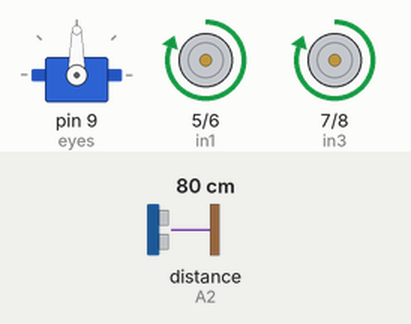
This sketch was run on a simulated Arduino Uno, built with avr-gcc and run on an emulated ATmega328P. Shown: servo, motor-driver pin pairs drawn as motors (green arrow = first pin HIGH = forward, orange = second pin HIGH = backward, longer = more drive, scaled by the enable pin). The test bench sets the inputs (shaded band); at power-on: distance to the obstacle (sensor on A2) 80 cm. The echo pulse lasts 58.3 µs per cm.

Above: at 1.2 s.
1.3 s: distance to the obstacle (sensor on A2) set to 27 cm
2.8 s: distance to the obstacle (sensor on A2) set to 22 cm
At 3.6 s:
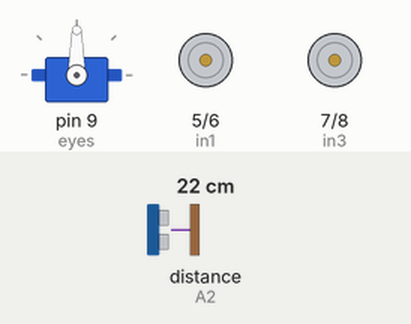
5.8 s: distance to the obstacle (sensor on A2) set to 2 cm
8.8 s: distance to the obstacle (sensor on A2) set to 35 cm
At 10.9 s:
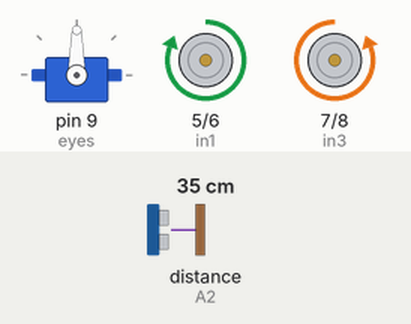
11.8 s: distance to the obstacle (sensor on A2) set to 4 cm
At 14.0 s:
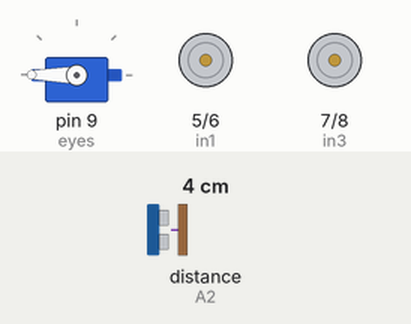
Timing chart, 0 to 15.8 s (numbered marks = the images above; inputs shaded):
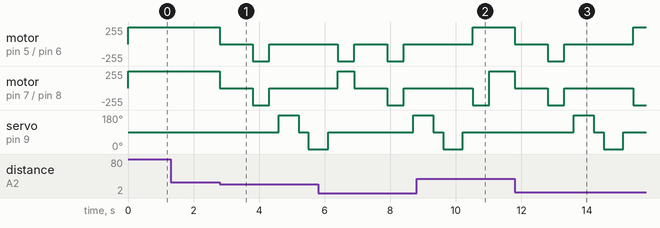

Measured:
- the behaviour switches between 26 and 25 cm on distance to the obstacle (sensor on A2) (found by bisection; images 0 and 1)
- after the input at 1.3 s, every drawn part: stays the same
- after the input at 2.8 s, motor on pin 5 (in1) / pin 6 (in2), motor on pin 7 (in3) / pin 8 (in4): forward 255/255 → stopped at once, → backward 255/255 1.0 s later, → stopped 0.50 s later; servo on pin 9 (eyes): 90° → 180° after 1.8 s, → 90° 0.60 s later, → 0° 0.30 s later
- after the input at 8.8 s, motor on pin 5 (in1) / pin 6 (in2): goes on until 10.5 s, then stays forward 255/255
- after the input at 11.8 s, motor on pin 5 (in1) / pin 6 (in2): forward 255/255 → stopped at once, → backward 255/255 1.0 s later, → stopped 0.50 s later, → forward 255/255 2.1 s later; motor on pin 7 (in3) / pin 8 (in4): forward 255/255 → stopped at once, → backward 255/255 1.0 s later, → stopped 0.50 s later, → backward 255/255 2.1 s later

The sketch:

ROAMcode.ino
```cpp
#include <NewPing.h>
#include <Servo.h>

#define trig_pin A1 //analog input 1 for ultrasonic trigger
#define echo_pin A2 //analog input 2 for ultrasonic echo
#define maximum_distance 200

NewPing pupils(trig_pin, echo_pin, maximum_distance);
Servo eyes;

const int enA = 11;
const int enB = 10;
const int in1 = 5; // motor A forward
const int in2 = 6; // motor A reverse
const int in3 = 7; // motor B forward
const int in4 = 8; // motor B reverse

int distance = 0; // forward distance
boolean isForward = false;

void setup() {
  // Attaches power to hardware through Arduino pins
  eyes.attach(9);
  eyes.write(90);
  pinMode(enA, OUTPUT);
  pinMode(enB, OUTPUT);
  pinMode(in1, OUTPUT);
  pinMode(in2, OUTPUT);
  pinMode(in3, OUTPUT);
  pinMode(in4, OUTPUT);

  // At setup, all motors are stopped
  digitalWrite(in1, LOW);
  digitalWrite(in2, LOW);
  digitalWrite(in3, LOW);
  digitalWrite(in4, LOW);
}

void loop() {
  int d1 = 0; // distance to left
  int d2 = 0; // distance to right
  if (distance <= 25 && distance != 0) {
    // move ROAM away from the obstacle
    motorStop();
    delay(1000);
    motorBackward();
    delay(500);
    motorStop();
    delay(300);
    // begin looking left and right sequence
    d1 = lookLeft();
    delay(300);
    d2 = lookRight();
    delay(300);
    // left distance is greater than or equal to right
    if (d2 >= d1) {
      motorRight();
      motorStop();
    }
    else {
      motorLeft();
      motorStop();
    }
  }
  // no delay due to indefinite forward
  else {
    motorForward();
  }
  // read distance
  distance = int(eyesSee());
}

int lookLeft() {
  eyes.write(180);
  delay(500);
  int d = int(eyesSee());
  delay(100);
  eyes.write(90);
  return d;
}

int lookRight() {
  eyes.write(0);
  delay(500);
  int d = int(eyesSee());
  delay(100);
  eyes.write(90);
  return d;
}

/**
 * Stops all motors
 */
void motorStop() {
  digitalWrite(in1, LOW);
  digitalWrite(in2, LOW);
  digitalWrite(in3, LOW);
  digitalWrite(in4, LOW);
}

/**
 * Turns the wheels to move ROAM forward
 */
void motorForward() {
  // Set motors to maximum speed
  // PWM value ranges from 0 to 255
  analogWrite(enA, 255);
  analogWrite(enB, 255);

  if (!isForward) {
    // Turn on motor A & B forward
    isForward = true;
    digitalWrite(in1, HIGH);
    digitalWrite(in2, LOW);
    digitalWrite(in3, HIGH);
    digitalWrite(in4, LOW);
  }
}

/**
 * Turns the wheels to move ROAM backward
 */
void motorBackward() {
  // Set motors to maximum speed
  // PWM value ranges from 0 to 255
  analogWrite(enA, 255);
  analogWrite(enB, 255);

  isForward = false;
  // Turn on motor A & B reverse
  digitalWrite(in1, LOW);
  digitalWrite(in2, HIGH);
  digitalWrite(in3, LOW);
  digitalWrite(in4, HIGH);
}

/**
 * Turns the wheels to move ROAM so he faces left
 */
void motorRight() {
  // Set motors to maximum speed
  // PWM value ranges from 0 to 255
  analogWrite(enA, 255);
  analogWrite(enB, 255);

  // Turn on motor A & B to go left
  digitalWrite(in1, HIGH);
  digitalWrite(in2, LOW);
  digitalWrite(in3, LOW);
  digitalWrite(in4, HIGH);
  delay(500);
  digitalWrite(in1, HIGH);
  digitalWrite(in2, LOW);
  digitalWrite(in3, HIGH);
  digitalWrite(in4, LOW);
}

/**
 * Turns the wheels to move ROAM so he faces right
 */
void motorLeft() {
  // Set motors to maximum speed
  // PWM value ranges from 0 to 255
  analogWrite(enA, 255);
  analogWrite(enB, 255);

  // Turn on motor A & B to go right
  digitalWrite(in1, LOW);
  digitalWrite(in2, HIGH);
  digitalWrite(in3, HIGH);
  digitalWrite(in4, LOW);
  delay(500);
  digitalWrite(in1, HIGH);
  digitalWrite(in2, LOW);
  digitalWrite(in3, HIGH);
  digitalWrite(in4, LOW);
}

/**
 * Controls the ultrasonic sensor ping mechanism
 */
unsigned long eyesSee() {
 // check distance in centimeters
 int cm = pupils.ping_cm();
 // ping_cm() returns 0 if there is no ping echo within the max distance
 if (cm == 0) {
  cm = maximum_distance;
 }
 return cm;
}
```
